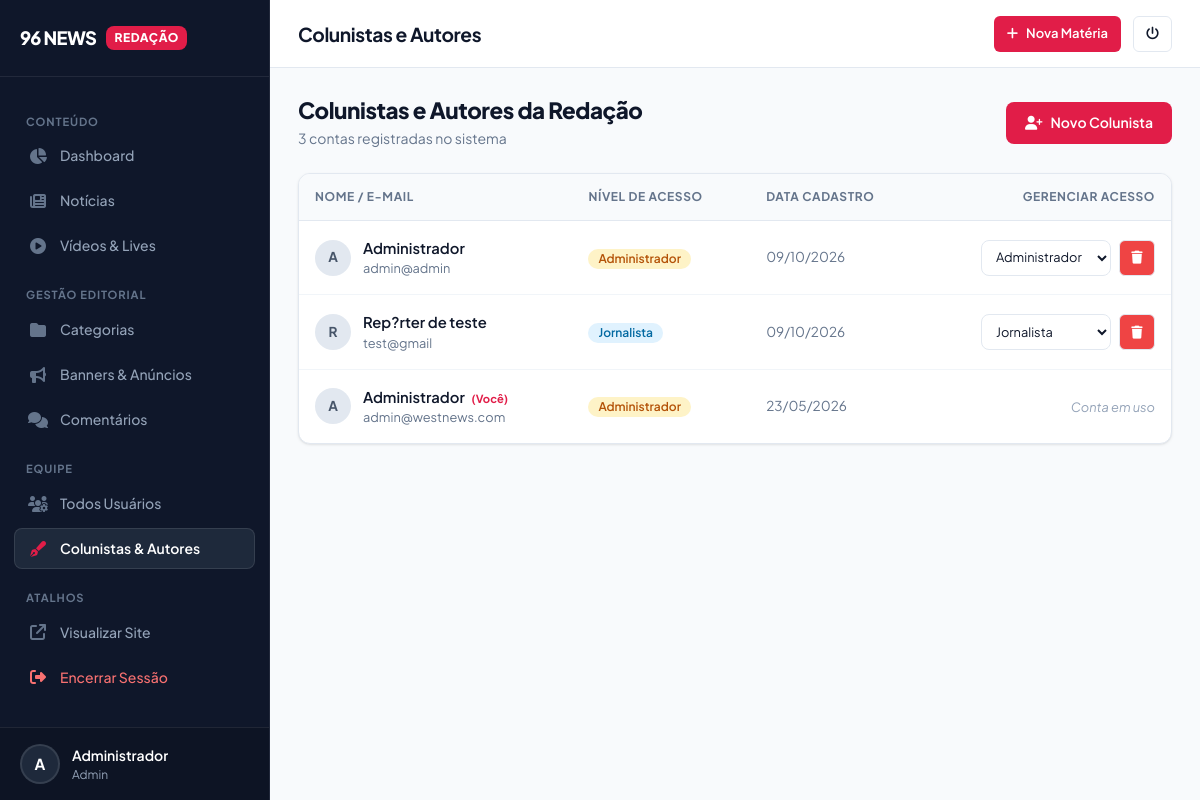
Screenshot of /admin/usuarios.php?filter=colunista (signed in) with the database file from the repository.
### tables this page shows
CREATE TABLE `usuarios` (
  `id` INTEGER PRIMARY KEY AUTOINCREMENT,
  `nome` TEXT NOT NULL,
  `email` TEXT NOT NULL UNIQUE,
  `senha` TEXT NOT NULL,
  `tipo` TEXT DEFAULT 'user',
  `foto_perfil` TEXT DEFAULT NULL,
  `bio` TEXT,
  `criado_em` TIMESTAMP DEFAULT CURRENT_TIMESTAMP,
  `atualizado_em` TIMESTAMP DEFAULT CURRENT_TIMESTAMP
, verificado INTEGER DEFAULT 0, token_verificacao TEXT DEFAULT NULL, created_at DATETIME);

### includes/functions.php (called while the page is built, shortened)
<?php
function escape($string) {
    return htmlspecialchars($string, ENT_QUOTES, 'UTF-8');
}
function getCsrfToken() {
    return $_SESSION['csrf_token'];
}

### admin/usuarios.php (the view, shortened to what this page needs)
<?php
$filtro = $_GET['filter'] ?? '';
require_once __DIR__ . '/includes/header.php';
$pdo = Database::getInstance();
if ($filtro == 'colunista') {
    $usuarios = $pdo->query("SELECT id, nome, email, tipo, criado_em FROM usuarios WHERE tipo IN ('admin', 'jornalista', 'colunista') ORDER BY criado_em DESC")->fetchAll();
    $titulo_pagina = "Colunistas e Autores da Redação";
} else {
    $usuarios = $pdo->query("SELECT id, nome, email, tipo, criado_em FROM usuarios ORDER BY criado_em DESC")->fetchAll();
    $titulo_pagina = "Usuários Cadastrados";
}
?>
<div style="display: flex; justify-content: space-between; align-items: center; margin-bottom: 24px; flex-wrap: wrap; gap: 16px;">
    <div>
        <h2 style="font-size: 1.4rem; font-weight: 800; margin: 0; color: var(--adm-text-main);">
            <?= $titulo_pagina ?>
        </h2>
        <p style="margin: 4px 0 0 0; color: var(--adm-text-muted); font-size: 0.875rem;">
            <?= count($usuarios) ?> contas registradas no sistema
        </p>
    </div>
    <a href="usuario_form.php<?= $filtro == 'colunista' ? '?tipo=colunista' : '' ?>" class="btn btn-accent">
        <i class="fas fa-user-plus"></i> Novo <?= $filtro == 'colunista' ? 'Colunista' : 'Usuário' ?>
    </a>
</div>
<div class="card" style="padding: 0; overflow: hidden;">
    <div class="table-responsive">
        <table>
            <thead>
                <tr>
                    <th>Nome / E-mail</th>
                    <th>Nível de Acesso</th>
                    <th>Data Cadastro</th>
                    <th style="text-align: right;">Gerenciar Acesso</th>
                </tr>
            </thead>
            <tbody>
                <?php foreach ($usuarios as $u): ?>
                <tr>
                    <td>
                        <div style="display: flex; align-items: center; gap: 12px;">
                            <div style="width: 36px; height: 36px; border-radius: 50%; background: #e2e8f0; color: #475569; display: flex; align-items: center; justify-content: center; font-weight: 700; font-size: 0.85rem; flex-shrink: 0;">
                                <?= strtoupper(substr($u['nome'], 0, 1)) ?>
                            </div>
                            <div>
                                <div style="font-weight: 600; color: var(--adm-text-main); font-size: 0.925rem;">
                                    <?= escape($u['nome']) ?>
                                    <?php if ($u['id'] == $_SESSION['user_id']): ?>
                                        <span style="font-size: 0.7rem; color: var(--adm-accent); font-weight: 700; margin-left: 4px;">(Você)</span>
                                    <?php endif; ?>
                                </div>
                                <div style="font-size: 0.8rem; color: var(--adm-text-muted);">
                                    <?= escape($u['email']) ?>
                                </div>
                            </div>
                        </div>
                    </td>
                    <td>
                        <?php if ($u['tipo'] == 'admin'): ?>
                            <span class="badge badge-warning">Administrador</span>
                        <?php elseif ($u['tipo'] == 'jornalista'): ?>
                            <span class="badge badge-info">Jornalista</span>
                        <?php elseif ($u['tipo'] == 'colunista'): ?>
                            <span class="badge badge-info" style="background: #f3e8ff; color: #7e22ce;">Colunista</span>
                        <?php else: ?>
                            <span class="badge badge-success">Leitor / Assinante</span>
                        <?php endif; ?>
                    </td>
                    <td style="font-size: 0.85rem; color: var(--adm-text-muted); white-space: nowrap;">
                        <?= date('d/m/Y', strtotime($u['criado_em'])) ?>
                    </td>
                    <td style="text-align: right; white-space: nowrap;">
                        <?php if ($u['id'] != $_SESSION['user_id']): ?>
                            <div style="display: inline-flex; gap: 8px; align-items: center;">
                                <form action="usuarios.php" method="GET" style="margin: 0;">
                                    <select name="set_role" onchange="if(confirm('Deseja alterar o perfil deste usuário?')) this.form.submit(); else this.value='<?= $u['tipo'] ?>';" class="form-control btn-sm" style="padding: 6px 10px; font-size: 0.8rem; height: 36px; min-width: 130px;">
                                        <option value="jornalista" <?= $u['tipo'] == 'jornalista' ? 'selected' : '' ?>>Jornalista</option>
                                        <option value="admin" <?= $u['tipo'] == 'admin' ? 'selected' : '' ?>>Administrador</option>
                                    </select>
                                </form>
                                <a href="usuarios.php?delete=<?= $u['id'] ?>&token=<?= getCsrfToken() ?><?= $filtro ? "&filter=$filtro" : '' ?>"
                                   class="btn btn-sm btn-outline btn-icon btn-danger"
                                   onclick="return confirm('Deseja excluir este usuário? As matérias que ele escreveu continuarão preservadas no portal.')"
                                   title="Excluir Usuário">
                                    <i class="fas fa-trash"></i>
                                </a>
                            </div>
                        <?php else: ?>
                            <span style="font-size: 0.8rem; color: var(--adm-text-light); font-style: italic;">Conta em uso</span>
                        <?php endif; ?>
                    </td>
                </tr>
                <?php endforeach; ?>
            </tbody>
        </table>
    </div>
</div>
<?php require_once __DIR__ . '/includes/footer.php'; ?>

### assets/css/admin.css (style rules this page uses)
:root { --adm-bg: #f8fafc; --adm-surface: #ffffff; --adm-sidebar: #0f172a; --adm-sidebar-surface: #1e293b; --adm-sidebar-text: #94a3b8; --adm-sidebar-active: #ffffff; --adm-primary: #0f172a; --adm-primary-hover: #1e293b; --adm-accent: #e11d48; --adm-accent-hover: #be123c; --adm-accent-subtle: #ffe4e6; --adm-text-main: #0f172a; --adm-text-body: #334155; --adm-text-muted: #64748b; --adm-text-light: #94a3b8; --adm-border: #e2e8f0; --adm-border-subtle: #f1f5f9; --adm-success-bg: #dcfce7; --adm-success-text: #15803d; --adm-warning-bg: #fef3c7; --adm-warning-text: #b45309; --adm-danger-bg: #fee2e2; --adm-danger-text: #b91c1c; --adm-info-bg: #e0f2fe; --adm-info-text: #0369a1; --adm-radius: 12px; --adm-radius-sm: 8px; --adm-radius-full: 9999px; --adm-shadow-sm: 0 1px 2px 0 rgba(0, 0, 0, 0.05); --adm-shadow: 0 1px 3px 0 rgba(0, 0, 0, 0.08), 0 1px 2px -1px rgba(0, 0, 0, 0.08); --adm-shadow-md: 0 4px 6px -1px rgba(0, 0, 0, 0.08), 0 2px 4px -2px rgba(0, 0, 0, 0.06); --adm-shadow-lg: 0 10px 15px -3px rgba(0, 0, 0, 0.08), 0 4px 6px -4px rgba(0, 0, 0, 0.04); }
*, *::before, *::after { box-sizing: border-box; }
body { margin: 0; padding: 0; font-family: 'Plus Jakarta Sans', -apple-system, BlinkMacSystemFont, "Segoe UI", Roboto, sans-serif; background-color: var(--adm-bg); color: var(--adm-text-body); font-size: 0.9375rem; line-height: 1.5; -webkit-font-smoothing: antialiased; -moz-osx-font-smoothing: grayscale; }
h1, h2, h3, h4, h5, h6 { font-family: 'Plus Jakarta Sans', -apple-system, BlinkMacSystemFont, sans-serif; color: var(--adm-text-main); font-weight: 700; line-height: 1.25; margin-top: 0; letter-spacing: -0.02em; text-transform: none; }
a { color: inherit; text-decoration: none; transition: color 0.15s ease; }
.card { background-color: var(--adm-surface); border-radius: var(--adm-radius); border: 1px solid var(--adm-border); box-shadow: var(--adm-shadow); padding: 24px; margin-bottom: 24px; }
.table-responsive { width: 100%; overflow-x: auto; -webkit-overflow-scrolling: touch; border-radius: var(--adm-radius-sm); }
table { width: 100%; border-collapse: separate; border-spacing: 0; text-align: left; }
table th { background-color: #f8fafc; color: var(--adm-text-muted); font-size: 0.75rem; font-weight: 700; text-transform: uppercase; letter-spacing: 0.05em; padding: 14px 16px; border-bottom: 1px solid var(--adm-border); white-space: nowrap; }
table th:first-child { border-top-left-radius: var(--adm-radius-sm); }
table th:last-child { border-top-right-radius: var(--adm-radius-sm); }
table td { padding: 16px; border-bottom: 1px solid var(--adm-border-subtle); font-size: 0.9rem; color: var(--adm-text-body); vertical-align: middle; }
table tr:last-child td { border-bottom: none; }
.badge { display: inline-flex; align-items: center; gap: 6px; padding: 4px 10px; border-radius: var(--adm-radius-full); font-size: 0.75rem; font-weight: 600; line-height: 1; letter-spacing: normal; text-transform: capitalize; }
.badge-warning { background-color: var(--adm-warning-bg); color: var(--adm-warning-text); }
.badge-info { background-color: var(--adm-info-bg); color: var(--adm-info-text); }
.btn { display: inline-flex; align-items: center; justify-content: center; gap: 8px; padding: 10px 18px; border-radius: var(--adm-radius-sm); font-family: inherit; font-size: 0.875rem; font-weight: 600; cursor: pointer; border: 1px solid transparent; background-color: var(--adm-primary); color: #ffffff; transition: all 0.15s ease; text-decoration: none; line-height: 1.4; white-space: nowrap; min-height: 42px; }
.btn-accent { background-color: var(--adm-accent); color: #ffffff; }
.btn-outline { background-color: transparent; border-color: var(--adm-border); color: var(--adm-text-main); }
.btn-sm { padding: 6px 12px; font-size: 0.8125rem; min-height: 36px; border-radius: 6px; }
.btn-icon { width: 36px; height: 36px; padding: 0; min-height: 36px; border-radius: 6px; }
.btn-danger { background-color: #ef4444; color: white; }
.form-control { width: 100%; padding: 12px 14px; border: 1px solid var(--adm-border); border-radius: var(--adm-radius-sm); background-color: #ffffff; color: var(--adm-text-main); font-family: inherit; font-size: 0.9375rem; transition: border-color 0.15s ease, box-shadow 0.15s ease; }

### rows the page displays
usuarios: nome "A", nome "Administrador", email "admin@admin", criado_em "09/10/2026", set_role "Administrador"
usuarios: nome "R", nome "Rep?rter de teste", email "test@gmail", shows "Jornalista", criado_em "09/10/2026", set_role "Jornalista"
usuarios: nome "A", nome "Administrador", shows "(Você)", email "admin@westnews.com", tipo "Administrador", criado_em "23/05/2026", shows "Conta em uso"

### other values shown
$userInitial "A"
$userNome "Administrador"
$userTipo "Admin"
$page_title "Colunistas e Autores"
$titulo_pagina "Colunistas e Autores da Redação"
count($usuarios) "3"
